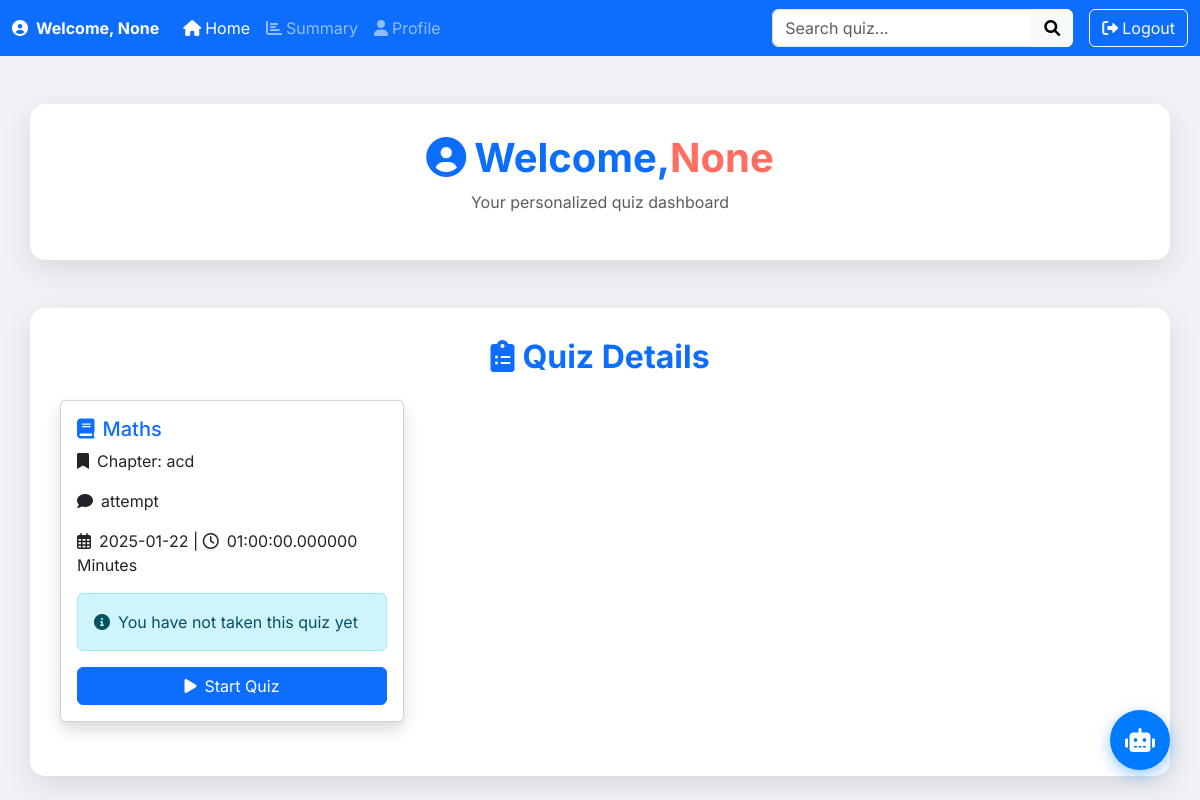
Before: /search_user_quiz with the older database file.
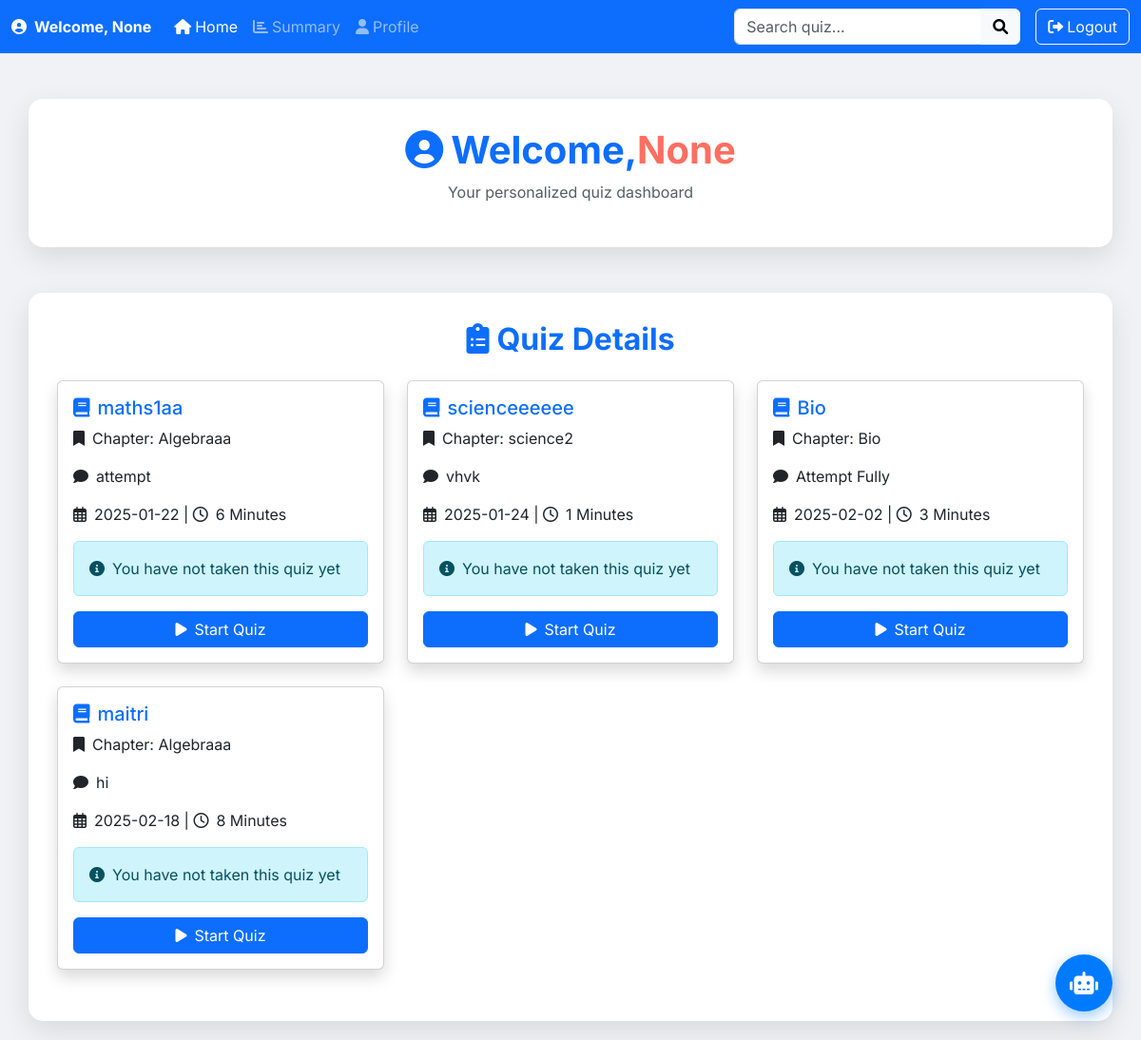
After: the same page with the newer database file.
### app.py (models this page shows)
class Quiz(db.Model):
    id=db.Column(db.Integer,primary_key=True)
    name=db.Column(db.String(150),nullable=False)
    date_of_quiz=db.Column(db.Date,nullable=False)
    time_of_quiz=db.Column(db.Integer,nullable=False)
    remarks=db.Column(db.Text,nullable=False)
    chapter_id = db.Column(db.Integer, db.ForeignKey('chapter.id'), nullable=False)
    questions = db.relationship('Question', back_populates='quiz', cascade="all, delete")
    scores = db.relationship('Scores', back_populates='quiz', cascade="all, delete")
    chapter=db.relationship('Chapter',back_populates='quizzes')

class Chapter(db.Model):
    id=db.Column(db.Integer,primary_key=True)
    name=db.Column(db.String(150),nullable=False)
    description=db.Column(db.Text,nullable=False)
    subject_id=db.Column(db.Integer,db.ForeignKey('subject.id'),nullable=False)
    subject=db.relationship('Subject',back_populates='chapters')
    quizzes=db.relationship('Quiz',back_populates='chapter',cascade='all,delete')

### app.py (the view)
@app.route('/search_user_quiz', methods=['GET'])
def search_user_quiz():
    query = request.args.get('quiz_name', '').strip()
    if query:
        quizzes = Quiz.query.filter(Quiz.name.ilike(f"%{query}%")).all()
    else:
        quizzes = Quiz.query.all()
    return render_template('user_dashboard.html', quizes=quizzes, search_query=query)

### templates/user_dashboard.html (shortened to what the changed rows need)
<!DOCTYPE html>
<html lang="en">
<head>
    <link href="https://cdn.jsdelivr.net/npm/bootstrap@5.3.3/dist/css/bootstrap.min.css" rel="stylesheet">
    <link rel="stylesheet" href="https://cdnjs.cloudflare.com/ajax/libs/font-awesome/6.0.0-beta3/css/all.min.css">
</head>
<body>
    <div class="container mt-5">
        <h1 class="text-center text-primary fw-bold"><i class="fas fa-user-circle me-2"></i>Welcome,<span style="color: #ff6f61;">{{ session.get('username') }}</span></h1>
    </div>
    <div class="container mt-5">
        <h2 class="text-center text-primary fw-bold mb-4"><i class="fas fa-clipboard-list me-2"></i>Quiz Details</h2>
        {% if quizes %}
        <div class="row">
            {% for quiz in quizes %}
            <div class="col-md-4 mb-4">
                <div class="card h-100 shadow">
                    <div class="card-body">
                        <h5 class="card-title text-primary"><i class="fas fa-book me-2"></i>{{ quiz.name }}</h5>
                        <p class="card-text"><i class="fas fa-bookmark me-2"></i>Chapter: {{ quiz.chapter.name }}</p>
                        <p class="card-text"><i class="fas fa-comment me-2"></i>{{ quiz.remarks }}</p>
                        <p class="card-text"><i class="far fa-calendar-alt me-2"></i>{{ quiz.date_of_quiz }} | <i class="far fa-clock me-2"></i>{{ quiz.time_of_quiz }} Minutes</p>
                        {% if quiz.id in scores %}
                        <div class="alert alert-success" role="alert">
                            <i class="fas fa-trophy me-2"></i>Your Score: {{ scores[quiz.id] if scores[quiz.id] is not none else 'N/A' }}/{{quiz.questions | length}}
                        </div>
                        <a href="/start_quiz/{{ quiz.id }}" class="btn btn-warning w-100"><i class="fas fa-redo me-2"></i>Retake Quiz</a>
                        {% else %}
                        <div class="alert alert-info" role="alert">
                            <i class="fas fa-info-circle me-2"></i>You have not taken this quiz yet
                        </div>
                        <a href="/start_quiz/{{ quiz.id }}" class="btn btn-primary w-100"><i class="fas fa-play me-2"></i>Start Quiz</a>
                        {% endif %}
                    </div>
                </div>
            </div>
            {% endfor %}
        </div>
        {% else %}
        <div class="alert alert-warning text-center">
            <i class="fas fa-exclamation-circle me-2"></i>No quizzes found for "{{ search_query }}"
        </div>
        {% endif %}
    </div>
</body>
</html>

Changed rows visible on the page:
changed Quiz "attempt": name "Maths" → "maths1aa"; chapter.name "acd" → "Algebraaa"; time_of_quiz "01:00:00.000000" → "6"
added Quiz: name "scienceeeeee", chapter.name "science2", remarks "vhvk", date_of_quiz "2025-01-24", time_of_quiz "1"
added Quiz: name "Bio", chapter.name "Bio", remarks "Attempt Fully", date_of_quiz "2025-02-02", time_of_quiz "3"
added Quiz: name "maitri", chapter.name "Algebraaa", remarks "hi", date_of_quiz "2025-02-18", time_of_quiz "8"
